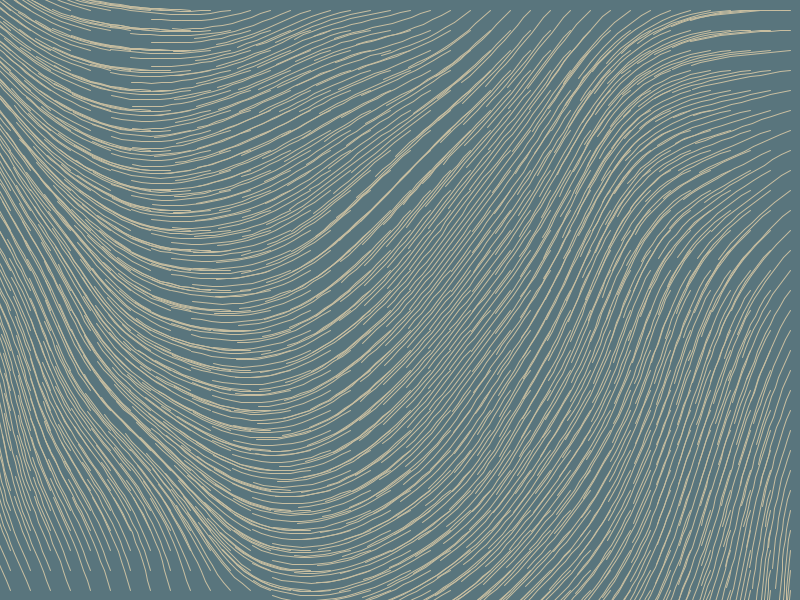
Frame 1 (no input)
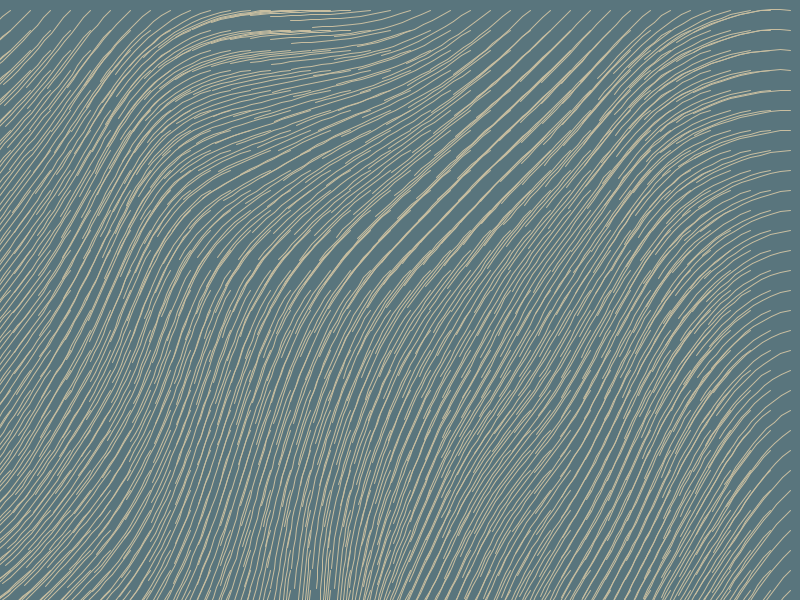
Frame 60 (the mouse pressed at the canvas centre just before this capture)
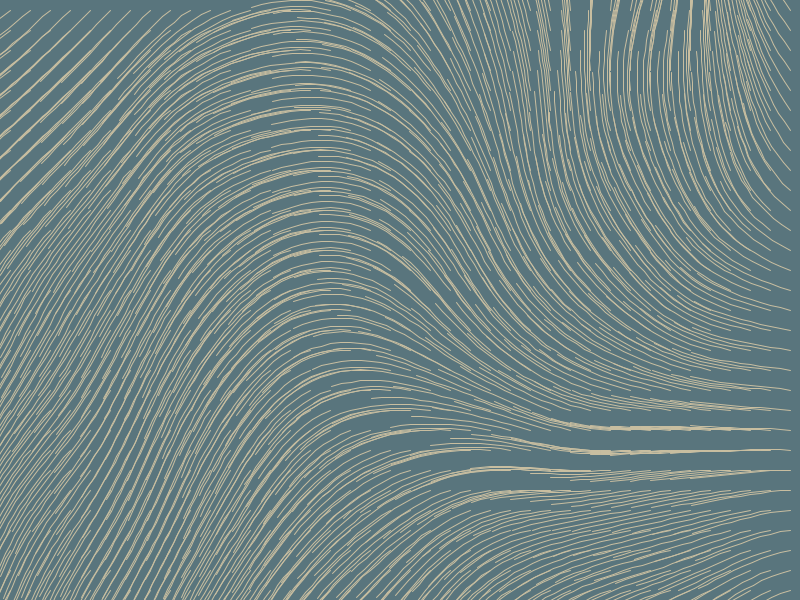
Frame 120 (the mouse held since frame 60 and released just before this capture)

The Processing sketch that drew these frames (run headless with seeded random() and noise(); from frame 60 on, the mouse is pressed at the canvas centre):

// Processing sketch: DATT2040_Week1_sketch
// ── DATT2040_Week1_sketch.pde
float t;
float CELL_SIZE = 20;

void setup() {
  size(800, 600);
}

void draw() {
  t += 0.01;
  background(89,117,125);
  stroke(200,190,160);
  for (float x = CELL_SIZE / 2; x < width; x += CELL_SIZE) {
    for (float y = CELL_SIZE / 2; y < height; y += CELL_SIZE) {
      PVector p = new PVector(x, y);
      for (int i = 0; i < 10; i++) {
        float oldX = p.x;
        float oldY = p.y;
        float angle = noise (p.x / 800.0 + t, p.y / 1200.0) * PI * 2;
        float vx = cos (angle) * 10;
        float vy = sin(angle) * 10;
        p. x += vx;
        p.y += vy;
        
        line (oldX, oldY, p.x, p.y);
      }
    }
  }
}
